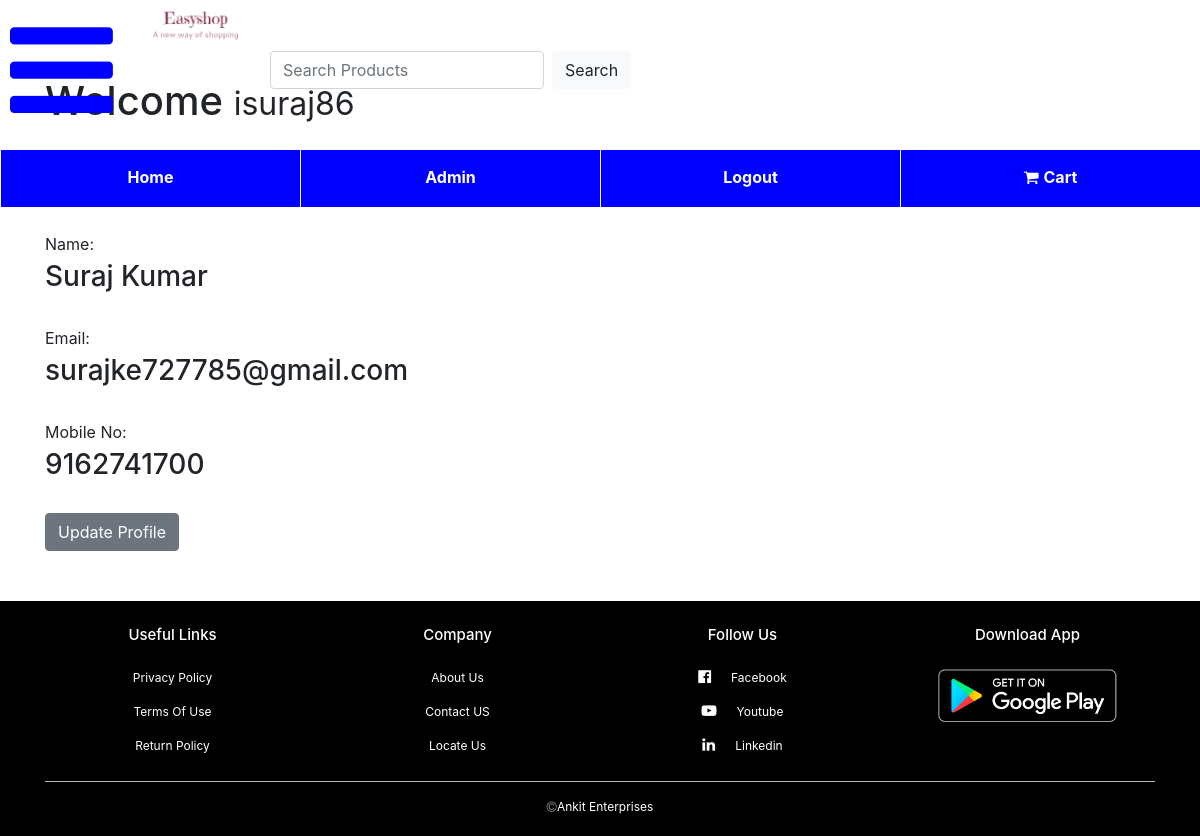
The app's page /profile.php (signed in) with its own data.
### tables this page shows
CREATE TABLE `users` (
  `user_id` int(11) NOT NULL,
  `user_firstname` varchar(256) NOT NULL,
  `user_lastname` varchar(256) NOT NULL,
  `user_image` varchar(256) NOT NULL,
  `user_role` varchar(256) NOT NULL,
  `username` varchar(256) NOT NULL,
  `user_mobileno` bigint(255) NOT NULL,
  `user_address` varchar(256) NOT NULL,
  `user_email` varchar(256) NOT NULL,
  `user_password` varchar(256) NOT NULL,
  `user_randSalt` varchar(256) NOT NULL DEFAULT 'ilovemycountry'
);

### profile.php (the view, shortened to what this page needs)
<?php include "includes/header.php" ?>
<?php if(isset($_SESSION['username'])){
 include "includes/navigation_user.php";
}else{
 include "includes/navigation.php";
}
?>
<?php
$query="SELECT * FROM users WHERE user_id = '{$_SESSION['user_id']}' ";
$selct_profile_query = mysqli_query($connection,$query);
while($row=mysqli_fetch_assoc($selct_profile_query)){
        $user_id = $row['user_id'];
        $user_firstname = $row['user_firstname'];
        $user_lastname = $row['user_lastname'];
        $user_email = $row['user_email'];
        $user_mobileno = $row['user_mobileno'];
}
?>
<section>
<div class="container">
     <h1 class="page-header">
    Welcome
    <small><?php echo $_SESSION['username'];   ?></small>
</h1>
<div class="header">
 <label class="label" for="name">Name:</label>
  <h3><?php echo $user_firstname; echo " "; echo "$user_lastname";  ?></h3><br>
  <label class="label" for="email">Email:</label>
  <h3><?php echo $user_email; ?></h3><br>
  <label class="label" for="mobileno">Mobile No:</label>
  <h3><?php echo $user_mobileno; ?></h3><br>
  <a class="btn btn-secondary" href="edit_profile.php?u_id=<?php echo $user_id; ?>">Update Profile</a>
</div>
</div>
</section>
<?php include "includes/footer.php" ?>

### includes/header.php (shortened to what this page needs)
<!DOCTYPE html>
<html lang="en">
<head>
    <link rel="stylesheet" href="css/style.css">
    <link rel="stylesheet" href="https://stackpath.bootstrapcdn.com/bootstrap/4.3.1/css/bootstrap.min.css">
    <link rel="stylesheet" href="https://stackpath.bootstrapcdn.com/font-awesome/4.7.0/css/font-awesome.min.css">
</head>
<body>

### includes/navigation_user.php (shortened to what this page needs)
<div class="top-nav-bar">
<div class="search-box">
   <i class="fa fa-bars" aria-hidden="true" id="menu-btn" onclick="openmenu()"></i>
    <a href="index.php"><img  class="logo"src="images/easy1.png" alt=""></a>
      <form class="form-inline" method="get" action="search.php">
            <input class="form-control mr-2" name="search" type="text"  placeholder="Search Products">
            <button class="btn btn-light" name="search_product" type="submit">Search</button>
        </form>
</div>
<div class="menu-bar">
    <ul>
        <li><a href="index.php">Home</a></li>
<?php
        if(isset($_SESSION['user_role'])){
        $user_role=$_SESSION['user_role'];
        if($user_role==='Admin'){
          echo  "<li><a href='admin'>Admin</a></li>";
        }
        elseif($user_role==='Salesman'){
          echo  "<li><a href='sales'>Sale</a></li>";
        }
        else{
            echo "<li><a href='profile.php'>Profile</a></li>" ;
        }
        }
?>
         <li><a href='includes/logout.php'>Logout</a></li>
        <li><a href="cart.php?p_cart=<?php echo $_SESSION['username'] ?>" ><i class="fa fa-shopping-cart" aria-hidden="true"></i>Cart</a></li>
    </ul>
</div>
</div>

### includes/footer.php (shortened to what this page needs)
<section class="footer">
  <div class="container text-center">
      <div class="row">
      <div class="col-md-3">
        <h1>Useful Links</h1>
        <p>Privacy Policy</p>
        <p>Terms Of Use</p>
        <p>Return Policy</p>
      </div>
      <div class="col-md-3">
        <h1>Company</h1>
        <p>About Us</p>
        <p>Contact US</p>
        <p>Locate Us</p>
      </div>
      <div class="col-md-3">
        <h1>Follow Us</h1>
        <p><i class="fa fa-facebook-official" aria-hidden="true"></i>Facebook</p>
        <p><i class="fa fa-youtube-play" aria-hidden="true"></i>Youtube</p>
          <p><i class="fa fa-linkedin" aria-hidden="true"></i>Linkedin</p>
      </div>
      <div class="col-md-3">
        <h1>Download App</h1>
        <img class="footer-image" src="images/playstore.png" alt="">
      </div>
      </div>
      <hr>
      <p class="copyright"><i class="fa fa-copyright" aria-hidden="true"></i>Ankit Enterprises</p>
  </div>
</section>
</body>
</html>

### css/style.css (style rules this page uses)
* { margin: 0; padding: 0; }
body { background-color: #f1f3f4; font-family: sans-serif; }
.top-nav-bar { height: 57px; top: 0; position: sticky; background: #fff; margin-bottom: 20px; border-bottom: 3px solid blue; z-index: 2; }
.logo { height:40px; margin: 5px 10px; }
.search-box { display: inline-flex; width: 60%; }
.menu-bar { width: 40%; height: 57%; float: right; }
.menu-bar ul { display: inline-flex; float: right; }
.menu-bar ul li { border-left: 1px solid #fff; list-style: none; padding: 15px 35px; text-align: center; background-color: blue; cursor: pointer; }
.menu-bar ul li a { font-size: 16px; font-weight: bold; color: #fff; text-decoration: none; }
.fa-shopping-cart { margin-right: 5px; }
@media only screen and (max-width:1200px) { .top-nav-bar { height: :318px; border-bottom: 0; } }
@media only screen and (max-width:1200px) { .search-box { width: 100%; } }
@media only screen and (max-width:1200px) { .menu-bar { width: 100%; margin-bottom: 60px; } }
@media only screen and (max-width:1200px) { .menu-bar ul { margin: 10px 0; width: 100%; } }
@media only screen and (max-width:1200px) { .menu-bar ul li { height: 57px; width: 100%; } }
#menu-btn, #close-btn { font-size: 120px !important; margin: 10px; color: blue; display: none; }
@media only screen and (max-width:1200px) { #menu-btn { display: block; } }
.footer { margin-top: 50px; background-color: #000; color: #fff; }
.footer h1 { font-size: 15px; margin: 25px 0; }
.footer p { font-size: 12px; }
.footer-image { width: 70%; }
.copyright { margin-bottom: -80px; text-align: center; font-size: 15px; padding-bottom: 20px; }
.fa-copyright { color: gray; font-size: 25px; }
.footer hr { margin-top: 10px; background-color: #ccc; }
.footer .row .fa { padding-right:20px; font-size: 15px; }
@media only screen and (max-width:1200px) { .footer h1 { width: 100%; } }
.label { height: 20px; text-shadow: 2px; }

### records on screen
users: user_firstname "Suraj", user_lastname "Kumar", user_email "surajke727785@gmail.com", user_mobileno "9162741700"

### other values on screen
$_SESSION['username'] "isuraj86"
